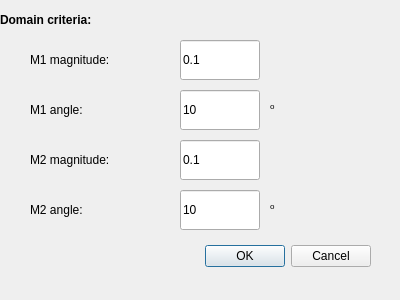
<?xml version="1.0" encoding="UTF-8"?>
<ui version="4.0">
 <class>VO2Criteria</class>
 <widget class="QDialog" name="VO2Criteria">
  <property name="geometry">
   <rect>
    <x>0</x>
    <y>0</y>
    <width>400</width>
    <height>300</height>
   </rect>
  </property>
  <property name="windowTitle">
   <string>Dialog</string>
  </property>
  <widget class="QDialogButtonBox" name="buttonBox">
   <property name="geometry">
    <rect>
     <x>30</x>
     <y>240</y>
     <width>341</width>
     <height>32</height>
    </rect>
   </property>
   <property name="orientation">
    <enum>Qt::Horizontal</enum>
   </property>
   <property name="standardButtons">
    <set>QDialogButtonBox::Cancel|QDialogButtonBox::Ok</set>
   </property>
  </widget>
  <widget class="QLabel" name="label_3">
   <property name="geometry">
    <rect>
     <x>0</x>
     <y>0</y>
     <width>200</width>
     <height>40</height>
    </rect>
   </property>
   <property name="minimumSize">
    <size>
     <width>200</width>
     <height>40</height>
    </size>
   </property>
   <property name="font">
    <font>
     <weight>75</weight>
     <bold>true</bold>
    </font>
   </property>
   <property name="text">
    <string>Domain criteria:</string>
   </property>
  </widget>
  <widget class="QLabel" name="label_5">
   <property name="geometry">
    <rect>
     <x>30</x>
     <y>90</y>
     <width>120</width>
     <height>40</height>
    </rect>
   </property>
   <property name="minimumSize">
    <size>
     <width>120</width>
     <height>40</height>
    </size>
   </property>
   <property name="text">
    <string>M1 angle:</string>
   </property>
  </widget>
  <widget class="QLabel" name="label_4">
   <property name="geometry">
    <rect>
     <x>30</x>
     <y>40</y>
     <width>120</width>
     <height>40</height>
    </rect>
   </property>
   <property name="minimumSize">
    <size>
     <width>120</width>
     <height>40</height>
    </size>
   </property>
   <property name="text">
    <string>M1 magnitude:</string>
   </property>
  </widget>
  <widget class="QLineEdit" name="vo2_M1_mod_LE">
   <property name="geometry">
    <rect>
     <x>180</x>
     <y>40</y>
     <width>80</width>
     <height>40</height>
    </rect>
   </property>
   <property name="minimumSize">
    <size>
     <width>80</width>
     <height>40</height>
    </size>
   </property>
   <property name="text">
    <string>0.1</string>
   </property>
  </widget>
  <widget class="QLineEdit" name="vo2_M1_ang_LE">
   <property name="geometry">
    <rect>
     <x>180</x>
     <y>90</y>
     <width>80</width>
     <height>40</height>
    </rect>
   </property>
   <property name="minimumSize">
    <size>
     <width>80</width>
     <height>40</height>
    </size>
   </property>
   <property name="text">
    <string>10</string>
   </property>
  </widget>
  <widget class="QLabel" name="label_6">
   <property name="geometry">
    <rect>
     <x>30</x>
     <y>140</y>
     <width>120</width>
     <height>40</height>
    </rect>
   </property>
   <property name="minimumSize">
    <size>
     <width>120</width>
     <height>40</height>
    </size>
   </property>
   <property name="text">
    <string>M2 magnitude:</string>
   </property>
  </widget>
  <widget class="QLineEdit" name="vo2_M2_ang_LE">
   <property name="geometry">
    <rect>
     <x>180</x>
     <y>190</y>
     <width>80</width>
     <height>40</height>
    </rect>
   </property>
   <property name="minimumSize">
    <size>
     <width>80</width>
     <height>40</height>
    </size>
   </property>
   <property name="text">
    <string>10</string>
   </property>
  </widget>
  <widget class="QLineEdit" name="vo2_M2_mod_LE">
   <property name="geometry">
    <rect>
     <x>180</x>
     <y>140</y>
     <width>80</width>
     <height>40</height>
    </rect>
   </property>
   <property name="minimumSize">
    <size>
     <width>80</width>
     <height>40</height>
    </size>
   </property>
   <property name="text">
    <string>0.1</string>
   </property>
  </widget>
  <widget class="QLabel" name="label_7">
   <property name="geometry">
    <rect>
     <x>30</x>
     <y>190</y>
     <width>120</width>
     <height>40</height>
    </rect>
   </property>
   <property name="minimumSize">
    <size>
     <width>120</width>
     <height>40</height>
    </size>
   </property>
   <property name="text">
    <string>M2 angle:</string>
   </property>
  </widget>
  <widget class="QLabel" name="label_8">
   <property name="geometry">
    <rect>
     <x>270</x>
     <y>90</y>
     <width>20</width>
     <height>40</height>
    </rect>
   </property>
   <property name="minimumSize">
    <size>
     <width>0</width>
     <height>40</height>
    </size>
   </property>
   <property name="text">
    <string>&lt;html&gt;&lt;head/&gt;&lt;body&gt;&lt;p&gt;&lt;span style=&quot; vertical-align:super;&quot;&gt;o&lt;/span&gt;&lt;/p&gt;&lt;/body&gt;&lt;/html&gt;</string>
   </property>
  </widget>
  <widget class="QLabel" name="label_9">
   <property name="geometry">
    <rect>
     <x>270</x>
     <y>190</y>
     <width>20</width>
     <height>40</height>
    </rect>
   </property>
   <property name="minimumSize">
    <size>
     <width>0</width>
     <height>40</height>
    </size>
   </property>
   <property name="text">
    <string>&lt;html&gt;&lt;head/&gt;&lt;body&gt;&lt;p&gt;&lt;span style=&quot; vertical-align:super;&quot;&gt;o&lt;/span&gt;&lt;/p&gt;&lt;/body&gt;&lt;/html&gt;</string>
   </property>
  </widget>
 </widget>
 <tabstops>
  <tabstop>vo2_M1_mod_LE</tabstop>
  <tabstop>vo2_M1_ang_LE</tabstop>
  <tabstop>vo2_M2_mod_LE</tabstop>
  <tabstop>vo2_M2_ang_LE</tabstop>
 </tabstops>
 <resources/>
 <connections>
  <connection>
   <sender>buttonBox</sender>
   <signal>accepted()</signal>
   <receiver>VO2Criteria</receiver>
   <slot>accept()</slot>
   <hints>
    <hint type="sourcelabel">
     <x>248</x>
     <y>254</y>
    </hint>
    <hint type="destinationlabel">
     <x>157</x>
     <y>274</y>
    </hint>
   </hints>
  </connection>
  <connection>
   <sender>buttonBox</sender>
   <signal>rejected()</signal>
   <receiver>VO2Criteria</receiver>
   <slot>reject()</slot>
   <hints>
    <hint type="sourcelabel">
     <x>316</x>
     <y>260</y>
    </hint>
    <hint type="destinationlabel">
     <x>286</x>
     <y>274</y>
    </hint>
   </hints>
  </connection>
 </connections>
</ui>
